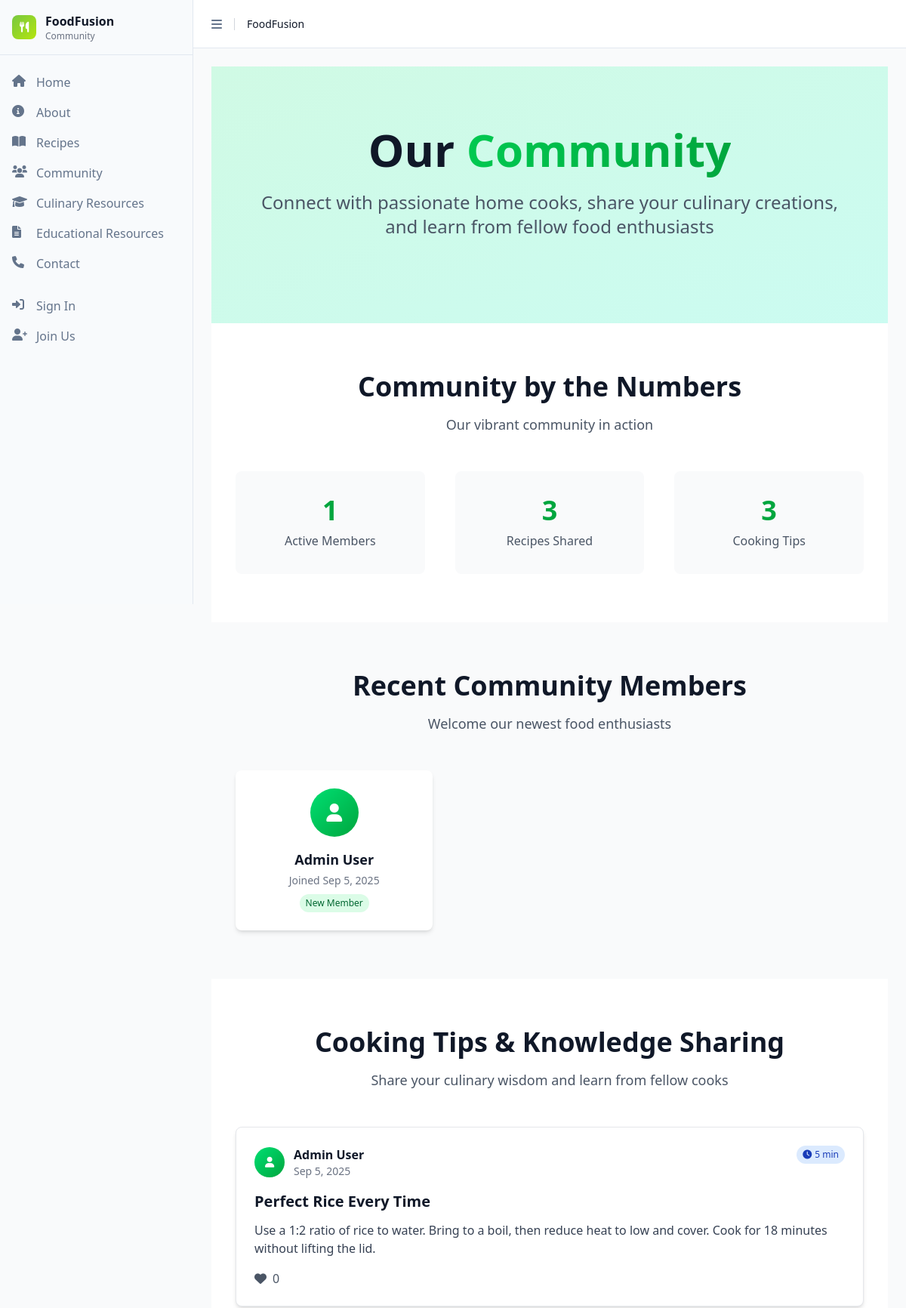
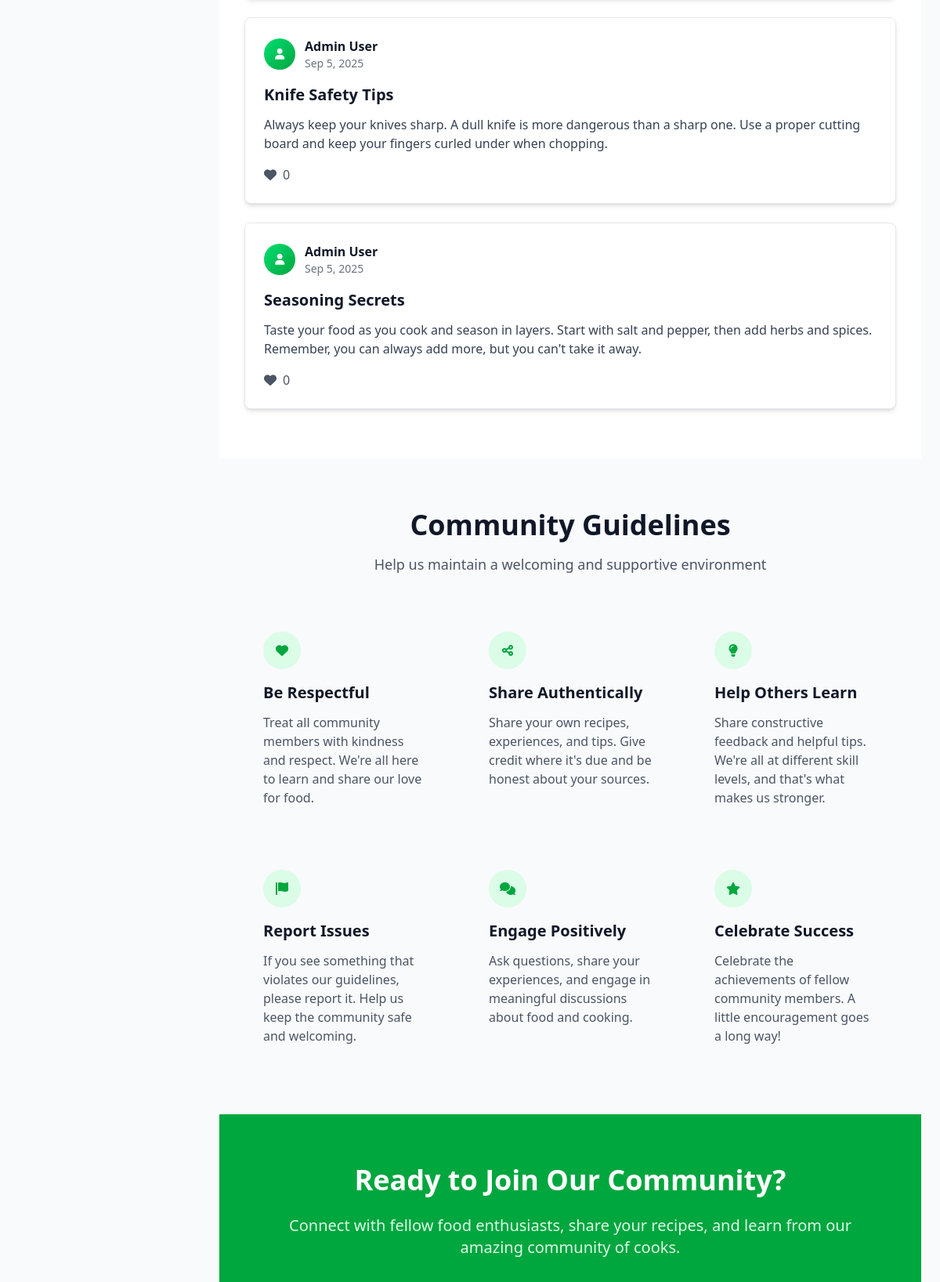
Screenshot of /pages/community.php (upper part) with the database file from the repository (2 pictures, top to bottom).
### tables this page shows
CREATE TABLE IF NOT EXISTS users (
    id INT AUTO_INCREMENT PRIMARY KEY,
    firstName VARCHAR(50) NOT NULL,
    lastName VARCHAR(50) NOT NULL,
    email VARCHAR(100) NOT NULL UNIQUE,
    password VARCHAR(255) NOT NULL,
    bio TEXT,
    location VARCHAR(100),
    website VARCHAR(255),
    profile_image VARCHAR(500),
    failed_login_attempts INT DEFAULT 0,
    last_failed_login TIMESTAMP NULL,
    account_locked_until TIMESTAMP NULL,
    created_at TIMESTAMP DEFAULT CURRENT_TIMESTAMP,
    updated_at TIMESTAMP DEFAULT CURRENT_TIMESTAMP ON UPDATE CURRENT_TIMESTAMP,
    INDEX idx_email (email),
    INDEX idx_name (firstName, lastName),
    INDEX idx_users_lockout (email, account_locked_until)
);

CREATE TABLE IF NOT EXISTS cooking_tips (
    id INT AUTO_INCREMENT PRIMARY KEY,
    title VARCHAR(255) NOT NULL,
    content TEXT NOT NULL,
    user_id INT NOT NULL,
    prep_time INT,
    created_at TIMESTAMP DEFAULT CURRENT_TIMESTAMP,
    updated_at TIMESTAMP DEFAULT CURRENT_TIMESTAMP ON UPDATE CURRENT_TIMESTAMP,
    FOREIGN KEY (user_id) REFERENCES users(id) ON DELETE CASCADE,
    INDEX idx_user_tips (user_id),
    INDEX idx_tip_created (created_at)
);

### includes/functions.php (called while the page is built, shortened)
<?php
function formatDate($date) {
    return date('M j, Y', strtotime($date));
}
?>

### pages/community.php (the view, shortened to what this page needs)
<?php
include 'includes/header.php';
require_once __DIR__ . '/../includes/functions.php';
$totalUsers = 0;
$totalRecipes = 0;
$totalTips = 0;
$recentUsers = [];
$cookingTips = [];
$currentUserId = isset($_SESSION['user_id']) ? $_SESSION['user_id'] : null;
try {
    global $db;
    $stmt = $db->prepare("SELECT COUNT(*) as count FROM users");
    $stmt->execute();
    $result = $stmt->fetch();
    $totalUsers = $result['count'];
    $stmt = $db->prepare("SELECT COUNT(*) as count FROM recipes");
    $stmt->execute();
    $result = $stmt->fetch();
    $totalRecipes = $result['count'];
    $stmt = $db->prepare("SELECT COUNT(*) as count FROM cooking_tips");
    $stmt->execute();
    $result = $stmt->fetch();
    $totalTips = $result['count'];
    $stmt = $db->prepare("SELECT firstName, lastName, profile_image, created_at FROM users ORDER BY created_at DESC LIMIT 6");
    $stmt->execute();
    $recentUsers = $stmt->fetchAll();
    $tipsQuery = "SELECT ct.*, u.firstName, u.lastName, u.profile_image,
                         COALESCE(tl.user_liked, 0) as is_liked,
                         COALESCE(like_counts.like_count, 0) as like_count
                  FROM cooking_tips ct
                  LEFT JOIN users u ON ct.user_id = u.id
                  LEFT JOIN (
                      SELECT tip_id, 1 as user_liked
                      FROM tip_likes
                      WHERE user_id = :current_user_id
                  ) tl ON ct.id = tl.tip_id
                  LEFT JOIN (
                      SELECT tip_id, COUNT(*) as like_count
                      FROM tip_likes
                      GROUP BY tip_id
                  ) like_counts ON ct.id = like_counts.tip_id
                  ORDER BY ct.created_at DESC
                  LIMIT 20";
    $stmt = $db->prepare($tipsQuery);
    $stmt->bindParam(':current_user_id', $currentUserId, PDO::PARAM_INT);
    $stmt->execute();
    $cookingTips = $stmt->fetchAll();
} catch (Exception $e) {
}
?>
<div class="min-h-screen">
    <section class="relative bg-gradient-to-br from-emerald-100 to-teal-100 py-20">
        <div class="max-w-7xl mx-auto px-4 sm:px-6 lg:px-8 text-center">
            <h1 class="text-4xl md:text-6xl font-bold text-gray-900 mb-6">
                Our
                <span class="text-transparent bg-clip-text bg-gradient-to-r from-green-500 to-green-600">
                </span>
            </h1>
            <p class="text-xl md:text-2xl text-gray-600 mb-8 max-w-3xl mx-auto">
                Connect with passionate home cooks, share your culinary creations, and learn from fellow food enthusiasts
            </p>
        </div>
    </section>
    <section class="py-16 bg-white">
        <div class="max-w-7xl mx-auto px-4 sm:px-6 lg:px-8">
            <div class="text-center mb-12">
                <h2 class="text-3xl md:text-4xl font-bold text-gray-900 mb-4">Community by the Numbers</h2>
                <p class="text-lg text-gray-600">Our vibrant community in action</p>
            </div>
            <div class="grid grid-cols-1 md:grid-cols-3 gap-10">
                <div class="bg-gray-50 rounded-lg p-8 text-center">
                    <div class="text-4xl font-bold text-green-600 mb-2"><?php echo number_format($totalUsers); ?></div>
                    <div class="text-gray-600 font-medium">Active Members</div>
                </div>
                <div class="bg-gray-50 rounded-lg p-8 text-center">
                    <div class="text-4xl font-bold text-green-600 mb-2"><?php echo number_format($totalRecipes); ?></div>
                    <div class="text-gray-600 font-medium">Recipes Shared</div>
                </div>
                <div class="bg-gray-50 rounded-lg p-8 text-center">
                    <div class="text-4xl font-bold text-green-600 mb-2"><?php echo number_format($totalTips); ?></div>
                    <div class="text-gray-600 font-medium">Cooking Tips</div>
                </div>
            </div>
        </div>
    </section>
    <section class="py-16 bg-gray-50">
        <div class="max-w-7xl mx-auto px-4 sm:px-6 lg:px-8">
            <div class="text-center mb-12">
                <h2 class="text-3xl md:text-4xl font-bold text-gray-900 mb-4">Recent Community Members</h2>
                <p class="text-lg text-gray-600">Welcome our newest food enthusiasts</p>
            </div>
            <?php if (!empty($recentUsers)): ?>
            <div class="grid grid-cols-1 md:grid-cols-2 lg:grid-cols-3 gap-6">
                <?php foreach ($recentUsers as $user): ?>
                <div class="bg-white rounded-lg shadow-md p-6 text-center">
                    <?php if ($user['profile_image']): ?>
                        <img src="uploads/<?php echo $user['profile_image']; ?>"
                             alt="Profile" class="w-16 h-16 rounded-full mx-auto mb-4 object-cover">
                    <?php else: ?>
                        <div class="w-16 h-16 rounded-full mx-auto mb-4 bg-gradient-to-br from-green-400 to-green-600 flex items-center justify-center">
                            <i class="fas fa-user text-white text-2xl"></i>
                        </div>
                    <?php endif; ?>
                    <h3 class="text-lg font-semibold text-gray-900 mb-1">
                        <?php echo htmlspecialchars($user['firstName'] . ' ' . $user['lastName']); ?>
                    </h3>
                    <p class="text-sm text-gray-500 mb-2">
                        Joined <?php echo formatDate($user['created_at']); ?>
                    </p>
                    <div class="flex justify-center space-x-2">
                        <span class="inline-flex items-center px-2 py-1 rounded-full text-xs font-medium bg-green-100 text-green-800">
                            New Member
                        </span>
                    </div>
                </div>
                <?php endforeach; ?>
            </div>
            <?php endif; ?>
        </div>
    </section>
    <section class="py-16 bg-white">
        <div class="max-w-7xl mx-auto px-4 sm:px-6 lg:px-8">
            <div class="text-center mb-12">
                <h2 class="text-3xl md:text-4xl font-bold text-gray-900 mb-4">Cooking Tips & Knowledge Sharing</h2>
                <p class="text-lg text-gray-600">Share your culinary wisdom and learn from fellow cooks</p>
            </div>
            <div class="space-y-6">
                <?php if (!empty($cookingTips)): ?>
                    <?php foreach ($cookingTips as $tip): ?>
                    <div class="bg-white rounded-lg shadow-md p-6 border border-gray-200">
                        <div class="flex items-start justify-between mb-4">
                            <div class="flex items-center space-x-3">
                                <?php if ($tip['profile_image']): ?>
                                    <img src="uploads/<?php echo $tip['profile_image']; ?>"
                                         alt="Profile" class="w-10 h-10 rounded-full object-cover">
                                <?php else: ?>
                                    <div class="w-10 h-10 rounded-full bg-gradient-to-br from-green-400 to-green-600 flex items-center justify-center">
                                        <i class="fas fa-user text-white text-sm"></i>
                                    </div>
                                <?php endif; ?>
                                <div>
                                    <h4 class="font-semibold text-gray-900"><?php echo htmlspecialchars($tip['firstName'] . ' ' . $tip['lastName']); ?></h4>
                                    <p class="text-sm text-gray-500"><?php echo formatDate($tip['created_at']); ?></p>
                                </div>
                            </div>
                            <div class="flex items-center space-x-2">
                                <?php if ($tip['prep_time']): ?>
                                <span class="inline-flex items-center px-2 py-1 rounded-full text-xs font-medium bg-blue-100 text-blue-800">
                                    <i class="fas fa-clock mr-1"></i>
                                    <?php echo $tip['prep_time']; ?> min
                                </span>
                                <?php endif; ?>
                            </div>
                        </div>
                        <h3 class="text-xl font-semibold text-gray-900 mb-3"><?php echo htmlspecialchars($tip['title']); ?></h3>
                        <p class="text-gray-700 mb-4 whitespace-pre-wrap"><?php echo htmlspecialchars($tip['content']); ?></p>
                        <div class="flex items-center justify-between">
                            <div class="flex items-center space-x-4">
                                <button onclick="toggleTipLike(<?php echo $tip['id']; ?>)"
                                        class="flex items-center space-x-2 text-gray-600 hover:text-red-500 transition-colors <?php echo $tip['is_liked'] ? 'text-red-500' : ''; ?>">
                                    <i class="fas fa-heart <?php echo $tip['is_liked'] ? 'text-red-500' : ''; ?>"></i>
                                    <span id="tip-like-count-<?php echo $tip['id']; ?>"><?php echo $tip['like_count']; ?></span>
                                </button>
                            </div>
                        </div>
                    </div>
                    <?php endforeach; ?>
                <?php endif; ?>
            </div>
        </div>
    </section>
    <section class="py-16 bg-gray-50">
        <div class="max-w-7xl mx-auto px-4 sm:px-6 lg:px-8">
            <div class="text-center mb-12">
                <h2 class="text-3xl md:text-4xl font-bold text-gray-900 mb-4">Community Guidelines</h2>
                <p class="text-lg text-gray-600">Help us maintain a welcoming and supportive environment</p>
            </div>
            <div class="grid grid-cols-1 md:grid-cols-2 lg:grid-cols-3 gap-8">
                <div class="bg-gray-50 rounded-lg p-6">
                    <div class="w-12 h-12 bg-green-100 rounded-full flex items-center justify-center mb-4">
                        <i class="fas fa-heart text-green-600"></i>
                    </div>
                    <h3 class="text-xl font-semibold text-gray-900 mb-3">Be Respectful</h3>
                    <p class="text-gray-600">
                        Treat all community members with kindness and respect. We're all here to learn and share our love for food.
                    </p>
                </div>
                <div class="bg-gray-50 rounded-lg p-6">
                    <div class="w-12 h-12 bg-green-100 rounded-full flex items-center justify-center mb-4">
                        <i class="fas fa-share-alt text-green-600"></i>
                    </div>
                    <h3 class="text-xl font-semibold text-gray-900 mb-3">Share Authentically</h3>
                    <p class="text-gray-600">
                        Share your own recipes, experiences, and tips. Give credit where it's due and be honest about your sources.
                    </p>
                </div>
                <div class="bg-gray-50 rounded-lg p-6">
                    <div class="w-12 h-12 bg-green-100 rounded-full flex items-center justify-center mb-4">
                        <i class="fas fa-lightbulb text-green-600"></i>
                    </div>
                    <h3 class="text-xl font-semibold text-gray-900 mb-3">Help Others Learn</h3>
                    <p class="text-gray-600">
                        Share constructive feedback and helpful tips. We're all at different skill levels, and that's what makes us stronger.
                    </p>
                </div>
                <div class="bg-gray-50 rounded-lg p-6">
                    <div class="w-12 h-12 bg-green-100 rounded-full flex items-center justify-center mb-4">
                        <i class="fas fa-flag text-green-600"></i>
                    </div>
                    <h3 class="text-xl font-semibold text-gray-900 mb-3">Report Issues</h3>
                    <p class="text-gray-600">
                        If you see something that violates our guidelines, please report it. Help us keep the community safe and welcoming.
                    </p>
                </div>
                <div class="bg-gray-50 rounded-lg p-6">
                    <div class="w-12 h-12 bg-green-100 rounded-full flex items-center justify-center mb-4">
                        <i class="fas fa-comments text-green-600"></i>
                    </div>
                    <h3 class="text-xl font-semibold text-gray-900 mb-3">Engage Positively</h3>
                    <p class="text-gray-600">
                        Ask questions, share your experiences, and engage in meaningful discussions about food and cooking.
                    </p>
                </div>
                <div class="bg-gray-50 rounded-lg p-6">
                    <div class="w-12 h-12 bg-green-100 rounded-full flex items-center justify-center mb-4">
                        <i class="fas fa-star text-green-600"></i>
                    </div>
                    <h3 class="text-xl font-semibold text-gray-900 mb-3">Celebrate Success</h3>
                    <p class="text-gray-600">
                        Celebrate the achievements of fellow community members. A little encouragement goes a long way!
                    </p>
                </div>
            </div>
        </div>
    </section>
    <section class="py-16 bg-green-600 text-white">
        <div class="max-w-7xl mx-auto px-4 sm:px-6 lg:px-8 text-center">
            <h2 class="text-3xl md:text-4xl font-bold mb-6">Ready to Join Our Community?</h2>
            <p class="text-xl text-green-100 mb-8 max-w-3xl mx-auto">
                Connect with fellow food enthusiasts, share your recipes, and learn from our amazing community of cooks.
            </p>
        </div>
    </section>
</div>
<?php include 'includes/footer.php'; ?>

### rows the page displays
users: firstName+lastName "Admin User", created_at "Sep 5, 2025"
cooking_tips: user.lastName "Admin User", created_at "Sep 5, 2025", prep_time "5", title "Perfect Rice Every Time", content "Use a 1:2 ratio of rice to water. Bring to a boil, then reduce heat to low and cover. Cook for 18 minutes without lifting the lid.", like_count "0"
cooking_tips: user.lastName "Admin User", created_at "Sep 5, 2025", title "Knife Safety Tips", content "Always keep your knives sharp. A dull knife is more dangerous than a sharp one. Use a proper cutting board and keep your fingers curled under when chopping.", like_count "0"
cooking_tips: user.lastName "Admin User", created_at "Sep 5, 2025", title "Seasoning Secrets", content "Taste your food as you cook and season in layers. Start with salt and pepper, then add herbs and spices. Remember, you can always add more, but you can't take it away.", like_count "0"

### other values shown
$totalUsers "1"
$totalRecipes "3"
$totalTips "3"
